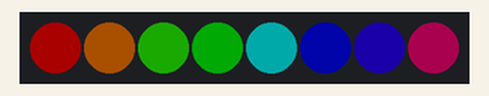
Bench run of a sketch on a simulated Arduino Uno, built with avr-gcc and run on an emulated ATmega328P. Shown: 8 RGB LEDs in strip order, left to right. Dim RGB values are drawn brighter than linear.

Above: at 0.02 s.
At 0.77 s:
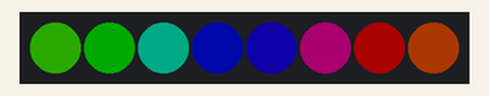
At 1.67 s:
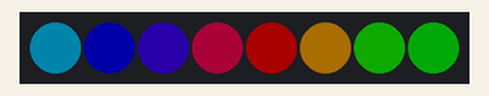
At 2.12 s:
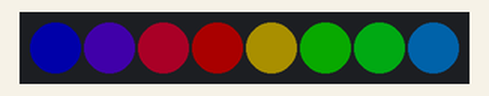
At 2.57 s:
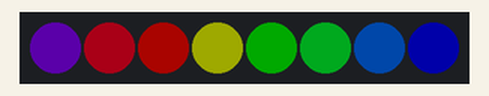
At 3.47 s:
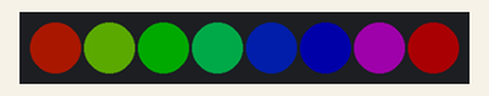
Timing chart, 0 to 40.0 s (numbered marks = the images above):
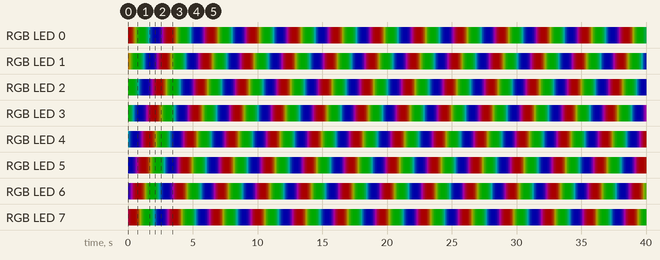

The sketch:

Projeto_075_NeoPixel_Rainbow.ino
```cpp
// Projeto 075 - NeoPixel Rainbow
// Arduino Uno | Arduino Neon Lab

#include <Adafruit_NeoPixel.h>
Adafruit_NeoPixel fita(8,6,NEO_GRB+NEO_KHZ800);
void setup(){fita.begin();fita.setBrightness(45);fita.show();}
void loop(){
 for(uint16_t fase=0;fase<256;fase+=4){
  for(byte i=0;i<8;i++){
   uint16_t cor=(i*256/8+fase)&255;
   fita.setPixelColor(i,fita.gamma32(fita.ColorHSV(cor*256)));
  }
  fita.show();delay(40);
 }
}
```

Measured:
- by itself, everything shown: repeats every 3.2 s, in 64 steps
